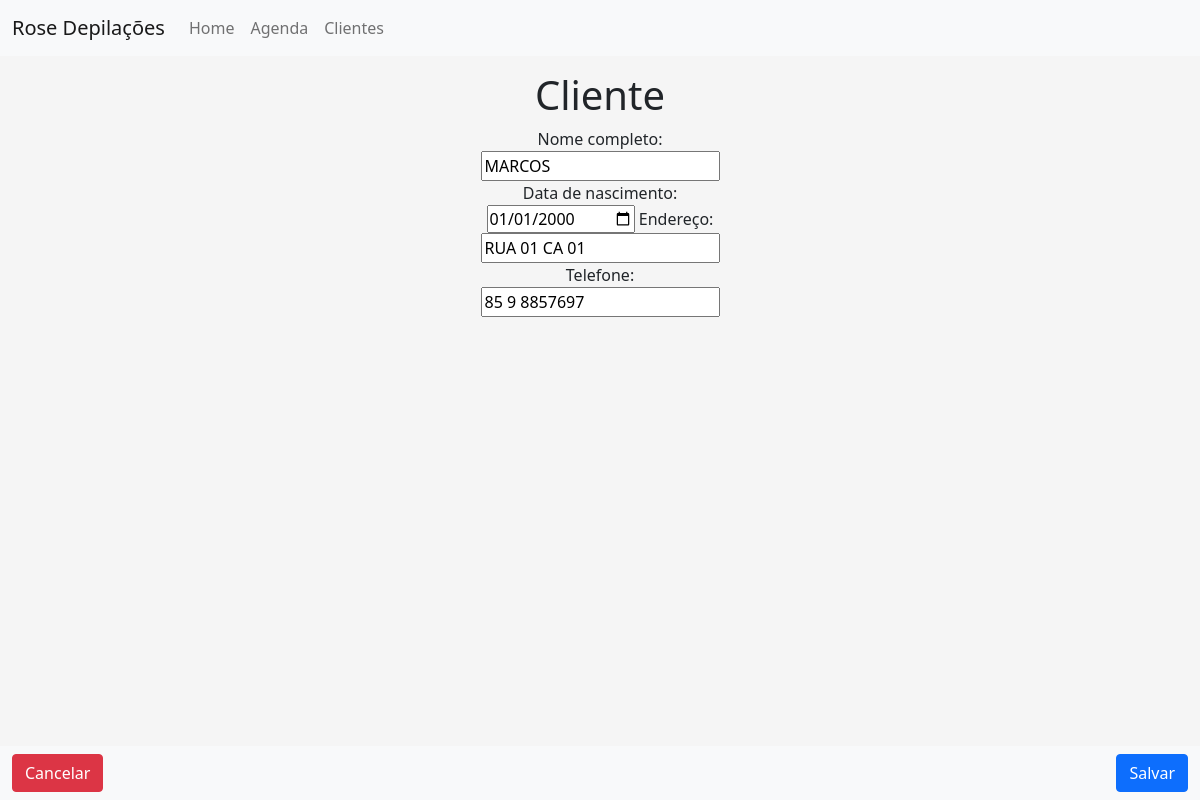
The app's page /clientes/update/9 with its own data.
### clientes/models.py (models this page shows, shortened)
class Cliente(models.Model):
    nome = models.CharField(verbose_name='Nome completo', max_length=50)
    data_nascimento = models.DateField(verbose_name='Data de nascimento',
        blank=True, null=True)
    endereco = models.CharField(verbose_name='Endereço', max_length=100,
        blank=True, null=True)
    telefone = models.CharField(verbose_name='Telefone', max_length=12,
        blank=True, null=True)

### clientes/views.py (the view, shortened to what this page needs)
# urls.py: path('update/<int:pk>', UpdateCliente.as_view(), name='update-cliente'),
class UpdateCliente(View):
    def get(self, request, pk):
        cliente = Cliente.objects.get(id=pk)
        form = ClienteForm(instance=cliente)
        return render(request, 'clientes/cliente_form.html', {'form': form})

### clientes/forms.py
class ClienteForm(forms.ModelForm):
    data_nascimento = forms.DateField(
        label='Data de nascimento',
        widget=forms.DateInput(
            format='%Y-%m-%d', attrs={'type': 'date'}),
    )
    class Meta:
        model = Cliente
        fields = ['nome', 'data_nascimento', 'endereco', 'telefone']

### clientes/templates/clientes/cliente_form.html (shortened to what this page needs)
{% extends 'base.html' %}
{% load bootstrap_tags %}
{% block content %}
    <h1>Cliente</h1>
    <form method="POST">
        {{ form|as_bootstrap }}
        <nav class="navbar fixed-bottom navbar-light bg-light">
            <div class="container-fluid">
                <a class="btn btn-danger" href="{% url 'list-cliente' %}" role="button">Cancelar</a>
                <button type="submit" class="btn btn-primary">Salvar</button>
            </div>
        </nav>
    </form>
{% endblock content %}

### templates/base.html (style rules this page uses)
html, body { height: 100%; }
body { background-color: #f5f5f5; }

### records on screen
Cliente: nome "MARCOS", data_nascimento "01/01/2000", endereco "RUA 01 CA 01", telefone "85 9 8857697"
